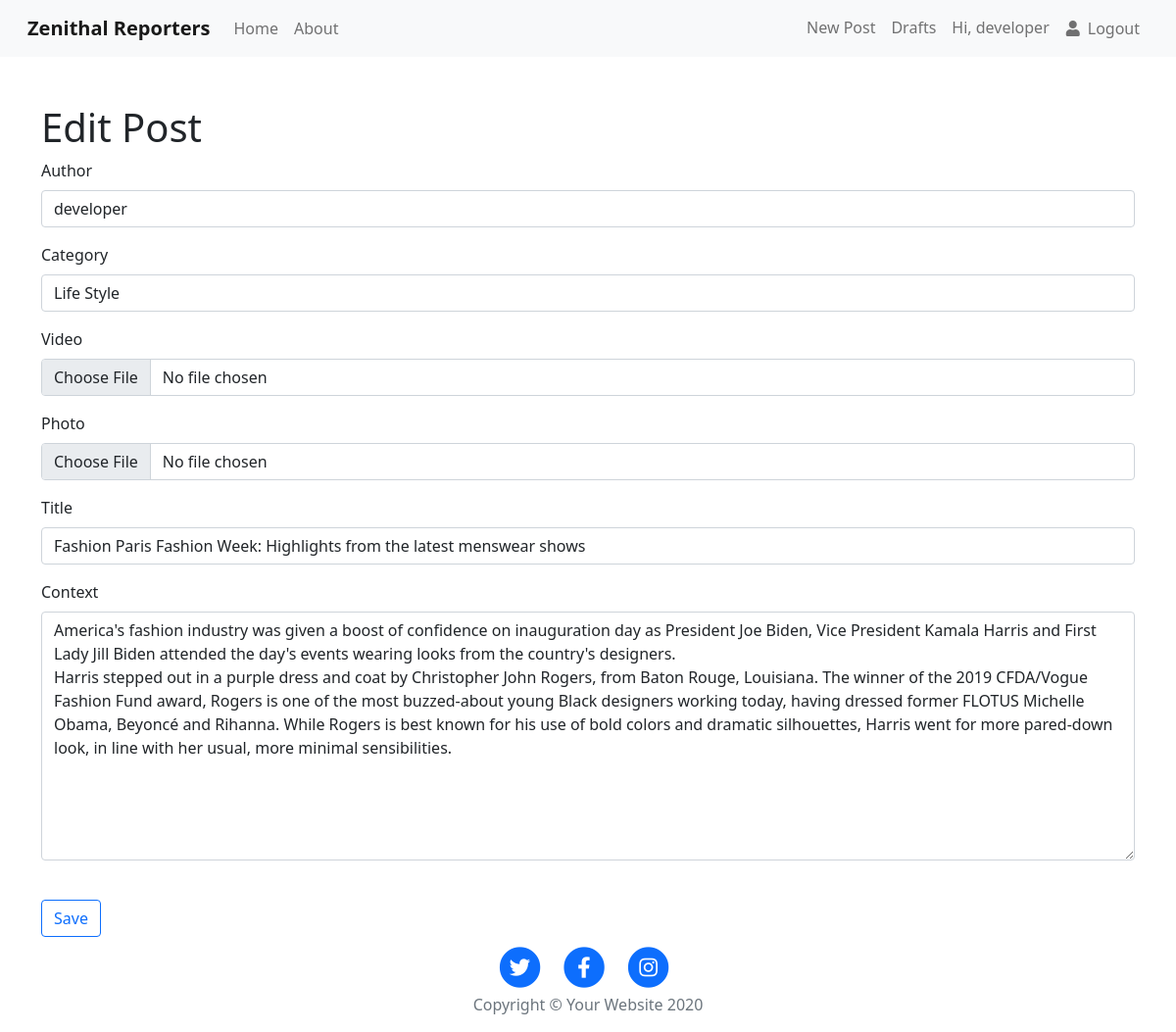
Page /zenithal/post/2/edit/ (signed in) on the committed database.
### core/models.py (models this page shows, shortened)
class Post(models.Model):
    author = models.ForeignKey('auth.User',on_delete=models.CASCADE)
    category = models.ForeignKey('Category',on_delete=models.CASCADE)
    photo = models.ImageField(upload_to='media_image',blank=True, null=True)
    video= models.FileField(upload_to='videos', null=True,blank=True)
    title = models.CharField(max_length=200)
    context = models.TextField()
    created_date = models.DateTimeField(default=timezone.now)
    published_date = models.DateTimeField(blank=True, null=True)
    class Meta:
        ordering=('-created_date',)

### core/views.py (the view)
# urls.py: path('post/<int:pk>/edit/', views.PostUpdateView.as_view(), name='post_edit'),
class PostUpdateView(LoginRequiredMixin,UpdateView):
    login_url = '/login/'
    redirect_field_name = 'core/posts.html'
    template_name ='core/edit.html'
    form_class = PostForm
    model = Post

### core/forms.py
class PostForm(forms.ModelForm):
    class Meta:
        model = Post
        fields = ('author','category','video','photo','title', 'context',)
        widgets = {
            'title': forms.TextInput(attrs={'class': 'textinputclass'}),
            'text': forms.Textarea(attrs={'class': 'editable medium-editor-textarea postcontent'}),
        }

### core/models.py (called while the page is built)
    def __str__(self):
        return self.catalog

### Template/core/edit.html (shortened to what this page needs)
{% extends "base.html" %}
{% load static %}
{% load bootstrap4 %}
{% load i18n %}
{% block content %}
  <main class="pt-5">
    <div class="container-sm">
      <h1>Edit Post</h1>
      <form method="POST" class="post-form">
        {% bootstrap_form form %}
        <br>
      <button type="submit" class="btn btn-outline-primary">Save</button>
      </form>
    </div>
  </main>
{% endblock content %}

### Template/include/navbar.html (shortened to what this page needs)
  <nav class="navbar  navbar-expand-lg navbar-light bg-light">
    <div class="container-fluid">
      <a class="navbar-brand waves-effect" href="{% url 'zenithal:home'%}">
       <strong class="blue-text">Zenithal Reporters</strong>
      </a>
      <div class="collapse navbar-collapse" id="navbarSupportedContent">
        <ul class="navbar-nav mr-auto mb-2 mb-lg-0">
          <li class="nav-item ">
            <a class="nav-link waves-effect" href="{% url 'zenithal:home'%}">Home
            </a>
          </li>
          <li class="nav-item">
            <a class="nav-link waves-effect" href="{% url 'zenithal:about'%}">About</a>
          </li>
        </ul>
        {% if user.is_authenticated %}
        <ul class="navbar-nav nav-flex-icons">
          {% if request.user.is_superuser %}
           <li class="nav-item"><a class=" nav-link" href="{% url 'zenithal:post_new' %}">New Post</a></li>
           <li class="nav-item"><a class="nav-link" href="{% url 'zenithal:post_draft_list' %}">Drafts</a></li>
            {% endif %}
          <a class="nav-link waves-effect">Hi, {{user.username}}</a>
          <li class="nav-item">
            <a href="{% url 'account_logout' %}" class="nav-link border border-light rounded waves-effect">
              <i class="fa fa-user mr-2" aria-hidden="true"></i>Logout
            </a>
          </li>
        </ul>
        {% endif %}
      </div>
    </div>
  </nav>

### Template/base.html (style rules this page uses)
body { max-height: 100%; max-width: 100%; }

### rows in the picture
Post: author "developer", category "Life Style", title "Fashion Paris Fashion Week: Highlights from the latest menswear shows", context "America's fashion industry was given a boost of confidence on inauguration day as President Joe Biden, Vice President Kamala Harris and First Lady Jill Biden attended the day's events wearing looks from the country's designers. Harris stepped out in a purple dress and coat by Christopher John Rogers, from Baton Rouge, Louisiana. The winner of the 2019 CFDA/Vogue Fashion Fund award, Rogers is one of the most buzzed-about young Black designers working today, having dressed former FLOTUS Michelle Obama, Beyoncé and Rihanna. While Rogers is best known for his use of bold colors and dramatic silhouettes, Harris went for more pared-down look, in line with her usual, more minimal sensibilities."

### other values in the picture
{{ user.username }} "developer"
